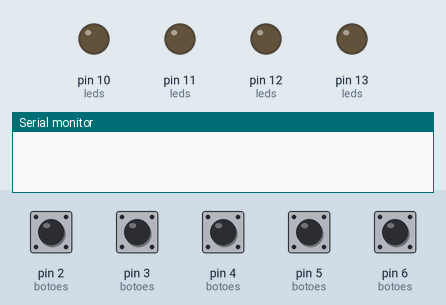
A sketch run on a simulated Arduino Uno, built with avr-gcc and run on an emulated ATmega328P. Parts: output pins drawn as LEDs (lit = HIGH), the last lines printed to the serial monitor. Dashed ring = blinking. The inputs (shaded band) are chosen by the test bench; at power-on: pin 2 (botoes), pin 3 (botoes), pin 4 (botoes), pin 5 (botoes), pin 6 (botoes) HIGH.

Above: at 1.2 s.
1.3 s: pin 2 (botoes) pulled LOW for 1 s
At 1.42 s:
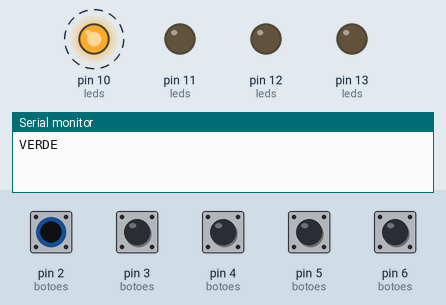
4.3 s: pin 3 (botoes) pulled LOW for 0.15 s
At 4.47 s:
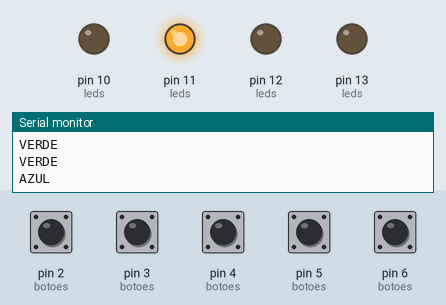
6.1 s: pin 4 (botoes) pulled LOW for 0.15 s
At 6.22 s:
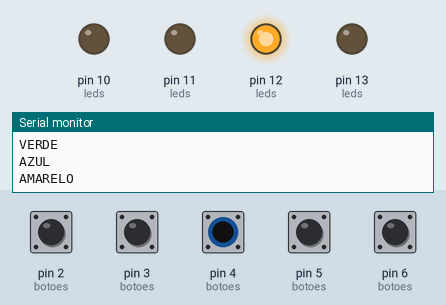
7.8 s: pin 5 (botoes) pulled LOW for 0.15 s
At 7.97 s:
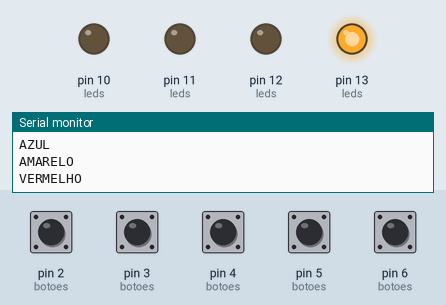
Timing chart, 0 to 10.8 s (numbered marks = the images above; inputs shaded):
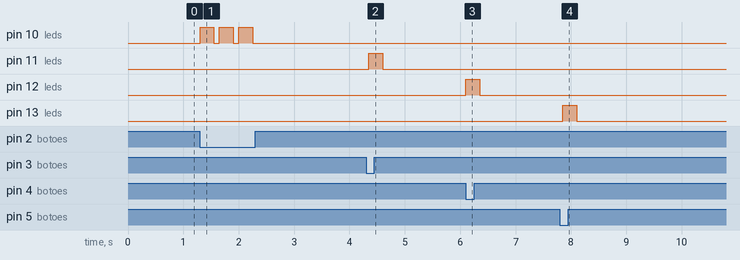

The sketch:

ArduinoUno.ino
```cpp
#define NumBotoes 5
#define NumLeds 4

#define BLACK_BUTTOM 6
#define RED_BUTTOM 5
#define YELLOW_BUTTOM 4
#define BLUE_BUTTOM 3
#define GREEN_BUTTOM 2
#define RED_LED 13
#define YELLOW_LED 12
#define BLUE_LED 11
#define GREEN_LED 10

#define ON 1
#define OFF 0

int LEDS = ON;
int botoes[NumBotoes] = {RED_BUTTOM, YELLOW_BUTTOM, BLUE_BUTTOM, GREEN_BUTTOM, BLACK_BUTTOM};
int leds[NumLeds] = {RED_LED, YELLOW_LED, BLUE_LED, GREEN_LED};

void setup() {
  for (int i = 0; i < NumBotoes; i++)
    pinMode(botoes[i], INPUT_PULLUP);
  for (int i = 0; i < NumLeds; i++)
    pinMode(leds[i], OUTPUT);

  Serial.begin(9600);
  randomSeed(analogRead(0));
}

void loop() {

  int pressionarBotao = DetectarBotao();

  if (Serial.available() > 0) {
    String comando = Serial.readStringUntil('\n');
    comando.trim();  // Remove espaços e quebras extras
    if (comando == "OFF")
      LEDS = OFF;
    if (comando == "ON")
      LEDS = ON;
    Serial.println(comando);
  }

  switch(pressionarBotao){
    case RED_BUTTOM:
      Serial.println("VERMELHO");
      if (LEDS)
        acenderLed(RED_LED);
      else delay(100);
      break;
    case YELLOW_BUTTOM:
      Serial.println("AMARELO");
      if (LEDS)
        acenderLed(YELLOW_LED);
      else delay(100);
      break;
    case BLUE_BUTTOM:
      Serial.println("AZUL");
      if (LEDS)
        acenderLed(BLUE_LED);
      else delay(100);
      break;
    case GREEN_BUTTOM:
      Serial.println("VERDE");
      if (LEDS)
        acenderLed(GREEN_LED);
      else delay(100);
      break;
    case BLACK_BUTTOM:
      Serial.println("PRETO");
      delay(200);
      break;
  }

  delay(100);
}

void acenderLed(int LED) {
  digitalWrite(LED, HIGH);
  delay(250);
  digitalWrite(LED, LOW);
}

int DetectarBotao(){
  for (int i = 0; i < NumBotoes; i++)
    if (digitalRead(botoes[i]) == LOW)
      return botoes[i];
  return -1;
}
```

Measured:
- after the input at 1.3 s, pin 10 (leds): alternates HIGH for 0.25 s and LOW for 0.10 s, 6 changes in all, then stays LOW, starting at once
- after the input at 4.3 s, pin 11 (leds): LOW → HIGH after 0.05 s, → LOW 0.25 s later
- after the input at 6.1 s, pin 12 (leds): LOW → HIGH at once, → LOW 0.25 s later
- after the input at 7.8 s, pin 13 (leds): LOW → HIGH after 0.05 s, → LOW 0.25 s later
